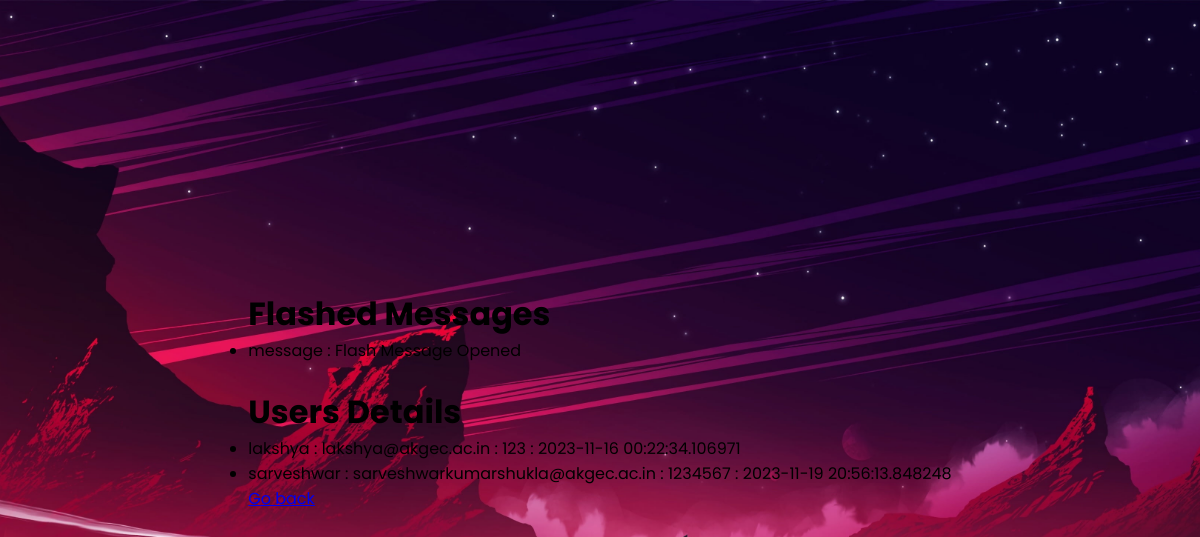
The page /display_messages on the database as committed earlier.
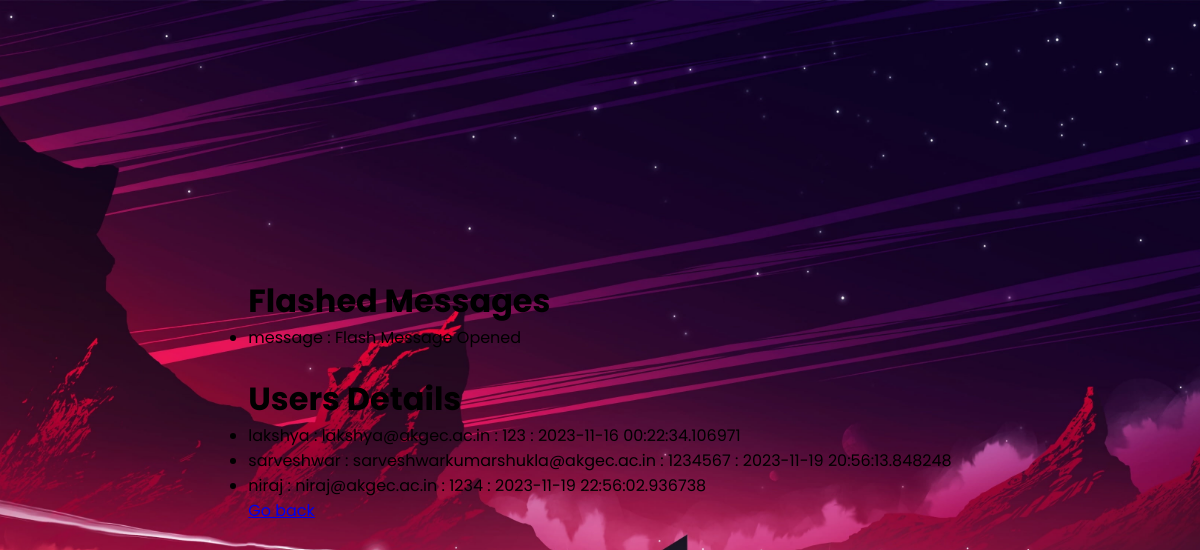
The same page on the database as committed later.
### system.py (models this page shows, shortened)
class user(db.Model):
    username=db.Column(db.String(30),primary_key=True)
    email=db.Column(db.String(30),unique=True,nullable=False)
    password=db.Column(db.String(30),nullable=False)
    date_created=db.Column(db.DateTime,default=datetime.datetime.now)

### system.py (the view)
@app.route('/display_messages')
def display_messages():
    users=user.query.order_by(user.date_created).all()
    flash(f'Flash Message Opened','message')
    return render_template('message.html',users=users)

### templates/message.html (shortened to what this page needs)
{% extends 'base.html' %}
{% block content %}
  <h1>Flashed Messages</h1>
  {% with messages = get_flashed_messages(with_categories = true) %}
    {% if messages %}
      <ul class="flashes">
        {% for category, message in messages %}
          <li class="{{ category }}">{{ category }} : {{ message }}</li>
        {% endfor %}
      </ul>
    {% endif %}
  {% endwith %}
  <br>
  <h1>Users Details</h1>
    <ul class="flashes">
      {% for user in users %}
        <li>{{ user.username }} : {{ user.email }} : {{ user.password }} : {{ user.date_created }}</li>
      {% endfor %}
    </ul>
  <a href="{{ url_for('index') }}">Go back</a>
{% endblock %}

### templates/base.html (shortened to what this page needs)
<!DOCTYPE html>
<html>
  <head>
    <link rel="stylesheet" href="{{ url_for('static', filename = 'css/main.css') }}" />
  </head>
  <body>
    <div class="login">
      {% block content %}
      {% endblock %}
    </div>
  </body>
</html>

### static/css/main.css (style rules this page uses)
* { margin: 0; padding: 0; box-sizing: border-box; font-family: "Poppins",sans-serif; }
body { display: flex; justify-content: center; align-items: center; min-height: 100vh; background: url('images/wallpaper.jpg') no-repeat; background-size: cover; background-position: center; }

Rows that differ between the two databases and show on the page:
added user: username "niraj", email "niraj@akgec.ac.in", password "1234", date_created "2023-11-19 22:56:02.936738"
